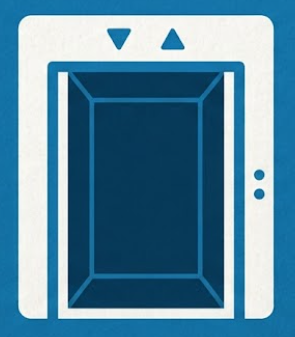
#> input picture simulation/Images/lift_open.png, 295 x 337 px
$ python main.py
#> lines starting #> are read from the running program, lines starting #| are printed output that depends on the picture
import matplotlib.pyplot as plt
from matplotlib.offsetbox import OffsetImage, AnnotationBbox
from PIL import Image
import os
import time

BASE_DIR = os.path.dirname(os.path.abspath(__file__))
input_file = os.path.join(BASE_DIR, "input_coordinate.txt")

# Lift X positions
LIFT_X = [0, 3, 6, 9]

# Floor mapping
floor_names = {
    -2: "B2", -1: "B1", 0: "G",
    1: "F1", 2: "F2", 3: "F3", 4: "F4",
    5: "F5", 6: "F6", 7: "F7", 8: "F8"
}

METERS_PER_FLOOR = 4

# --------------------------------
# Figure
# --------------------------------

fig, ax = plt.subplots(figsize=(7, 10))

ax.set_xlim(-2, 14)
ax.set_ylim(-10, 34)

# Floor lines
for floor in range(-2, 9):
    y = floor * METERS_PER_FLOOR
    ax.axhline(y, linewidth=1, alpha=0.3)

# --------------------------------
# Load images
# --------------------------------

open_image_path = os.path.join(
    BASE_DIR, "Images", "lift_open.png"
)

close_image_path = os.path.join(
    BASE_DIR, "Images", "lift_close.png"
)

lift_open = Image.open(open_image_path)
#> lift_open is the input picture: PIL image 295x337 RGBA; mean R, G, B, A 87.8, 136.5, 162.5, 255
lift_close = Image.open(close_image_path)
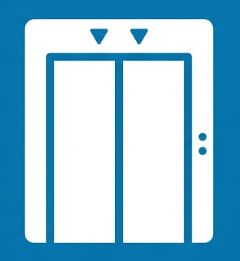
#> input picture simulation/Images/lift_close.png, 240 x 261 px
#> lift_close is the input picture: PIL image 240x261 RGBA; mean R, G, B, A 149.1, 195.6, 218.2, 255

# --------------------------------
# Create elevators
# --------------------------------

elevators = []

for i in range(4):

    image = OffsetImage(
        lift_close,
        zoom=0.06
    )

    annotation = AnnotationBbox(
        image,
        (LIFT_X[i], 0),
        frameon=False,
        xycoords="data"
    )

    ax.add_artist(annotation)
    elevators.append(annotation)
#> after the loop, elevators = 4 items

# --------------------------------
# Axis settings
# --------------------------------

ax.set_yticks(range(-8, 33, 1))

ax.set_yticklabels([
    floor_names[y // 4] if y % 4 == 0 else ""
    for y in range(-8, 33)
])

ax.set_xticks(LIFT_X)
ax.set_xticklabels(["L1", "L2", "L3", "L4"])

ax.set_title("Elevator Simulation", fontsize=10)

plt.tight_layout()

# Interactive mode
plt.ion()
plt.show()
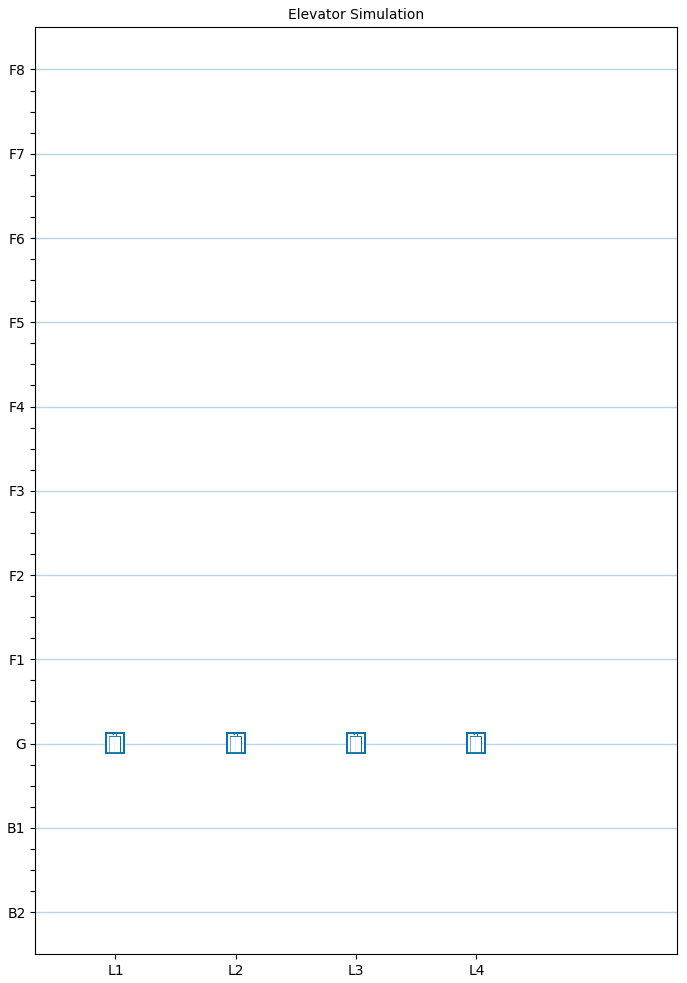
#> figure drawn by matplotlib, 1 panel

# --------------------------------
# Continuously read C++ file
# --------------------------------

t = 0

while t < 100:

    t += 1

    try:
        with open(input_file, "r") as file:
            data = file.read().split()

        print(data)

        if len(data) >= 8:

            for i in range(4):

                pos = float(data[i * 2])
                state = int(data[i * 2 + 1])

                print("L", i + 1, ":", pos, state)

                # Select image according to state
                if state == 1:
                    current_image = lift_open
                else:
                    current_image = lift_close

                # Remove old elevator
                elevators[i].remove()

                # Create elevator at new position
                image = OffsetImage(
                    current_image,
                    zoom=0.06
                )

                annotation = AnnotationBbox(
                    image,
                    (LIFT_X[i], pos),
                    frameon=False,
                    xycoords="data"
                )

                ax.add_artist(annotation)

                # Store new elevator
                elevators[i] = annotation

        # Redraw
        fig.canvas.draw()
        fig.canvas.flush_events()

    except (FileNotFoundError, ValueError, IndexError):
        pass

    time.sleep(0.25)

plt.ioff()
plt.show()
